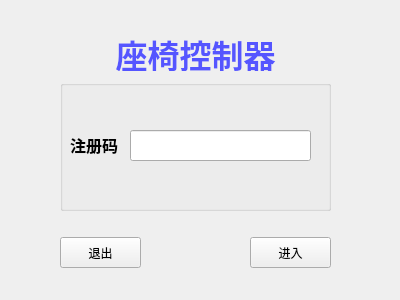
<?xml version="1.0" encoding="UTF-8"?>
<ui version="4.0">
 <class>Login</class>
 <widget class="QDialog" name="Login">
  <property name="geometry">
   <rect>
    <x>0</x>
    <y>0</y>
    <width>400</width>
    <height>300</height>
   </rect>
  </property>
  <property name="windowTitle">
   <string>座椅控制器</string>
  </property>
  <widget class="QGroupBox" name="groupBox">
   <property name="geometry">
    <rect>
     <x>60</x>
     <y>80</y>
     <width>271</width>
     <height>131</height>
    </rect>
   </property>
   <property name="title">
    <string/>
   </property>
   <widget class="QLabel" name="label">
    <property name="geometry">
     <rect>
      <x>10</x>
      <y>50</y>
      <width>51</width>
      <height>31</height>
     </rect>
    </property>
    <property name="text">
     <string>&lt;html&gt;&lt;head/&gt;&lt;body&gt;&lt;p&gt;&lt;span style=&quot; font-size:12pt; font-weight:600;&quot;&gt;注册码：&lt;/span&gt;&lt;/p&gt;&lt;/body&gt;&lt;/html&gt;</string>
    </property>
   </widget>
   <widget class="QLineEdit" name="lineEditRegistrationCode">
    <property name="geometry">
     <rect>
      <x>70</x>
      <y>50</y>
      <width>181</width>
      <height>31</height>
     </rect>
    </property>
   </widget>
  </widget>
  <widget class="QToolButton" name="tbnOk">
   <property name="geometry">
    <rect>
     <x>250</x>
     <y>237</y>
     <width>81</width>
     <height>31</height>
    </rect>
   </property>
   <property name="text">
    <string>进入</string>
   </property>
  </widget>
  <widget class="QToolButton" name="tbnCancel">
   <property name="geometry">
    <rect>
     <x>60</x>
     <y>237</y>
     <width>81</width>
     <height>31</height>
    </rect>
   </property>
   <property name="text">
    <string>退出</string>
   </property>
  </widget>
  <widget class="QLabel" name="label_2">
   <property name="geometry">
    <rect>
     <x>60</x>
     <y>30</y>
     <width>271</width>
     <height>41</height>
    </rect>
   </property>
   <property name="text">
    <string>&lt;html&gt;&lt;head/&gt;&lt;body&gt;&lt;p align=&quot;center&quot;&gt;&lt;span style=&quot; font-size:24pt; font-weight:600; color:#5555ff;&quot;&gt;座椅控制器&lt;/span&gt;&lt;/p&gt;&lt;/body&gt;&lt;/html&gt;</string>
   </property>
  </widget>
 </widget>
 <resources/>
 <connections/>
</ui>
